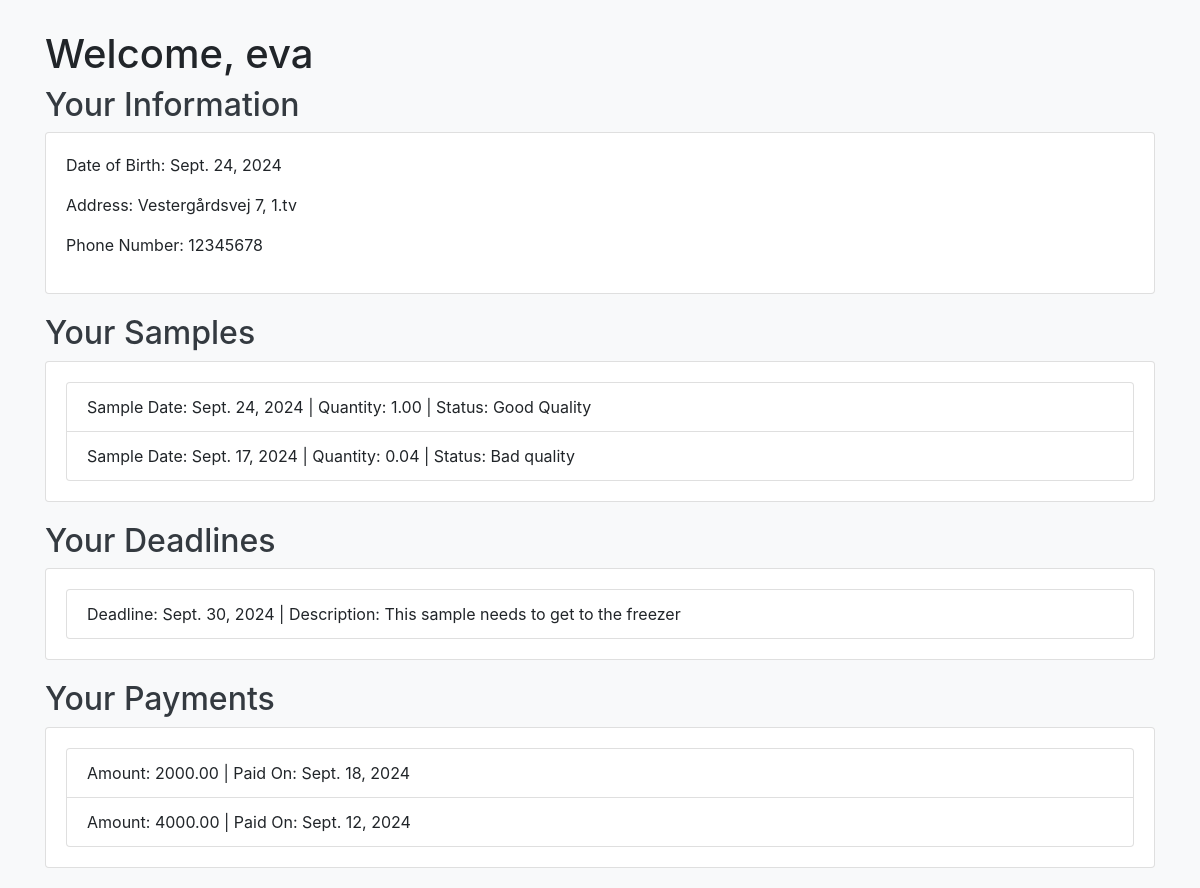
Page /donors/dashboard/ (signed in) on the committed database.
### donors/models.py (models this page shows, shortened)
class Donor(models.Model):
    user = models.OneToOneField(User, on_delete=models.CASCADE)  # Link to the User model
    date_of_birth = models.DateField()
    address = models.CharField(max_length=255)
    phone_number = models.CharField(max_length=20)

class Sample(models.Model):
    donor = models.ForeignKey(Donor, on_delete=models.CASCADE)  # Link each sample to a donor
    sample_date = models.DateField()
    quantity = models.DecimalField(max_digits=5, decimal_places=2)  # Quantity in milliliters
    status = models.CharField(max_length=50)  # Status like 'Pending', 'Approved', 'Rejected'

class Deadline(models.Model):
    sample = models.ForeignKey(Sample, on_delete=models.CASCADE)  # Each deadline linked to a sample
    deadline_date = models.DateField()
    description = models.CharField(max_length=255)

class Price(models.Model):
    donor = models.ForeignKey(Donor, on_delete=models.CASCADE)  # Payment associated with a donor
    amount = models.DecimalField(max_digits=10, decimal_places=2)  # Payment amount
    paid_on = models.DateField(null=True, blank=True)  # Payment date, nullable if not yet paid

### donors/views.py (the view)
# urls.py: path('dashboard/', views.donor_dashboard, name='donor_dashboard'),
@login_required  # Ensure only logged-in users can access this view
def donor_dashboard(request):
    donor = Donor.objects.get(user=request.user)  # Get the donor associated with the logged-in user
    samples = Sample.objects.filter(donor=donor)  # Get all samples for the donor
    deadlines = Deadline.objects.filter(sample__donor=donor)  # Get deadlines for the donor's samples
    prices = Price.objects.filter(donor=donor)  # Get payment information for the donor
    context = {
        'donor': donor,
        'samples': samples,
        'deadlines': deadlines,
        'prices': prices,
    }
    return render(request, 'donors/dashboard.html', context)  # Render the dashboard template with the context

### donors/templates/donors/dashboard.html (shortened to what this page needs)
<!DOCTYPE html>
<html lang="en">
<head>
    <link href="https://stackpath.bootstrapcdn.com/bootstrap/4.5.2/css/bootstrap.min.css" rel="stylesheet">
</head>
<body>
    <div class="container">
        <h1>Welcome, {{ donor.user.username }}</h1>
        <h2>Your Information</h2>
        <div class="card">
            <div class="card-body">
                <p>Date of Birth: {{ donor.date_of_birth }}</p>
                <p>Address: {{ donor.address }}</p>
                <p>Phone Number: {{ donor.phone_number }}</p>
            </div>
        </div>
        <h2>Your Samples</h2>
        <div class="card">
            <div class="card-body">
                <ul class="list-group">
                    {% for sample in samples %}
                        <li class="list-group-item">
                            Sample Date: {{ sample.sample_date }} | Quantity: {{ sample.quantity }} | Status: {{ sample.status }}
                        </li>
                    {% empty %}
                        <li class="list-group-item">No samples found.</li>
                    {% endfor %}
                </ul>
            </div>
        </div>
        <h2>Your Deadlines</h2>
        <div class="card">
            <div class="card-body">
                <ul class="list-group">
                    {% for deadline in deadlines %}
                        <li class="list-group-item">
                            Deadline: {{ deadline.deadline_date }} | Description: {{ deadline.description }}
                        </li>
                    {% empty %}
                        <li class="list-group-item">No deadlines found.</li>
                    {% endfor %}
                </ul>
            </div>
        </div>
        <h2>Your Payments</h2>
        <div class="card">
            <div class="card-body">
                <ul class="list-group">
                    {% for price in prices %}
                        <li class="list-group-item">
                            Amount: {{ price.amount }} | Paid On: {{ price.paid_on }}
                        </li>
                    {% empty %}
                        <li class="list-group-item">No payment records found.</li>
                    {% endfor %}
                </ul>
            </div>
        </div>
    </div>
</body>
</html>

### donors/templates/donors/dashboard.html (style rules this page uses)
body { background-color: #f8f9fa; }
.container { margin-top: 30px; }
h2 { color: #343a40; }
.card { margin-bottom: 20px; }

### rows in the picture
Donor: user.username "eva", date_of_birth "Sept. 24, 2024", address "Vestergårdsvej 7, 1.tv", phone_number "12345678"
Sample: sample_date "Sept. 24, 2024", quantity "1.00", status "Good Quality"
Sample: sample_date "Sept. 17, 2024", quantity "0.04", status "Bad quality"
Deadline: deadline_date "Sept. 30, 2024", description "This sample needs to get to the freezer"
Price: amount "2000.00", paid_on "Sept. 18, 2024"
Price: amount "4000.00", paid_on "Sept. 12, 2024"
